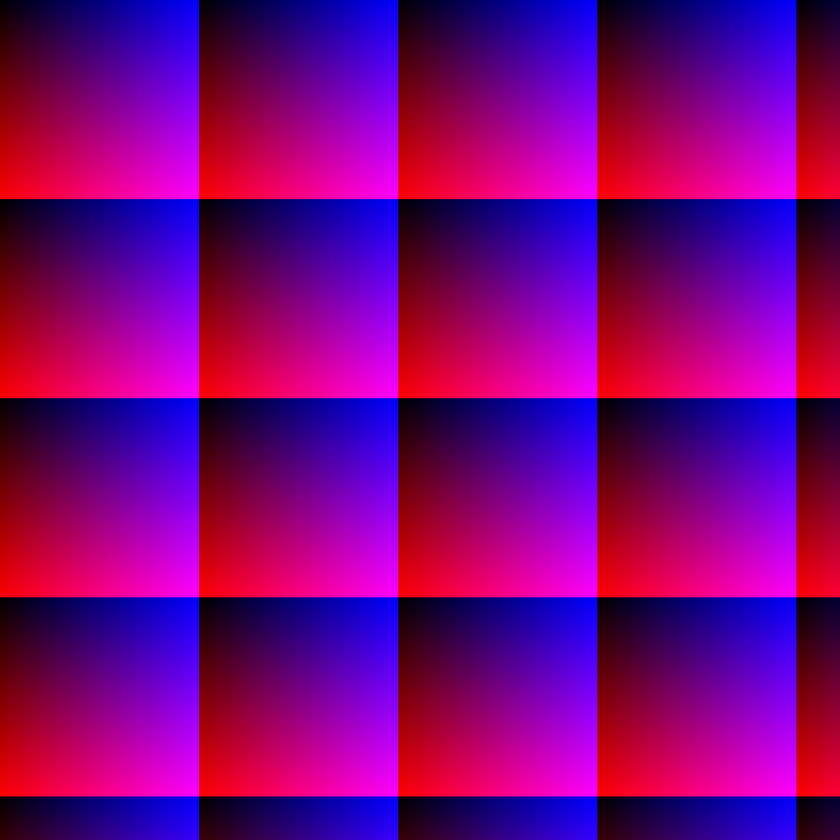
#> input picture original/rb_plane.png, 840 x 840 px, shrunk from 1080 x 1080 before the run
$ python checking_channel_dependency.py
#> lines starting #> are read from the running program, lines starting #| are printed output that depends on the picture
import matplotlib.pyplot as plt
try:
    from PIL import Image
except ImportError:
    import Image

import cv2

img_original_rb = Image.open('original/rb_plane.png').convert('RGB')
img_filtered_rb = Image.open('filtered/rb_plane.png').convert('RGB')
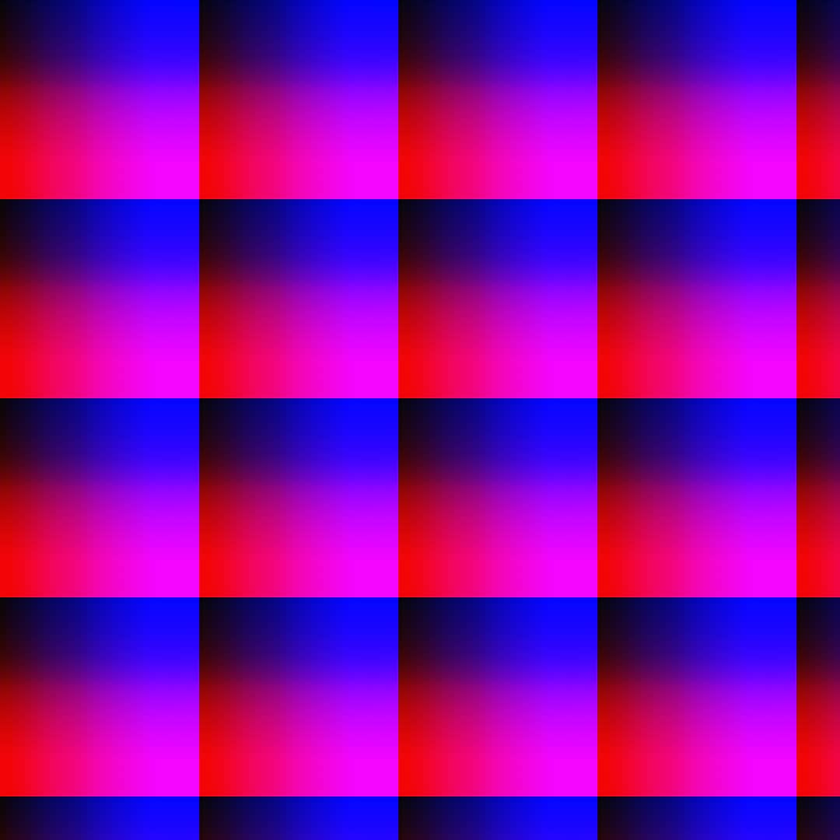
#> input picture filtered/rb_plane.png, 840 x 840 px, shrunk from 1080 x 1080 before the run
#> img_filtered_rb is the input picture: PIL image 840x840 RGB; mean R, G, B 134.8, 5.1, 155.3
im_original_rb = img_original_rb.load()
im_filtered_rb = img_filtered_rb.load()

img_original_rg = Image.open('original/rg_plane.png').convert('RGB')
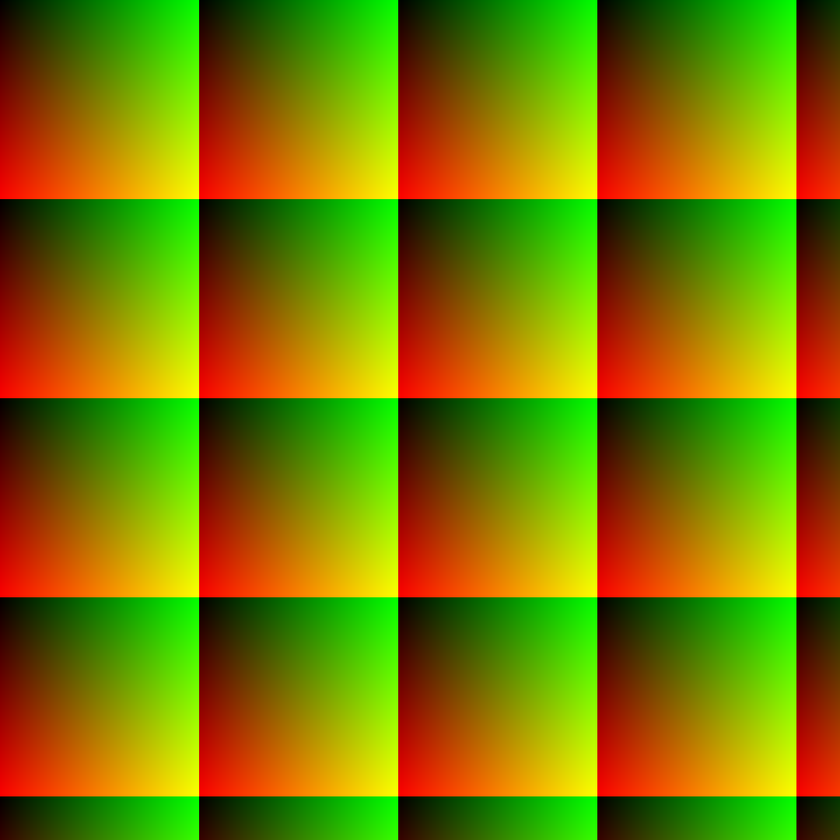
#> input picture original/rg_plane.png, 840 x 840 px, shrunk from 1080 x 1080 before the run
img_filtered_rg = Image.open('filtered/rg_plane.png').convert('RGB')
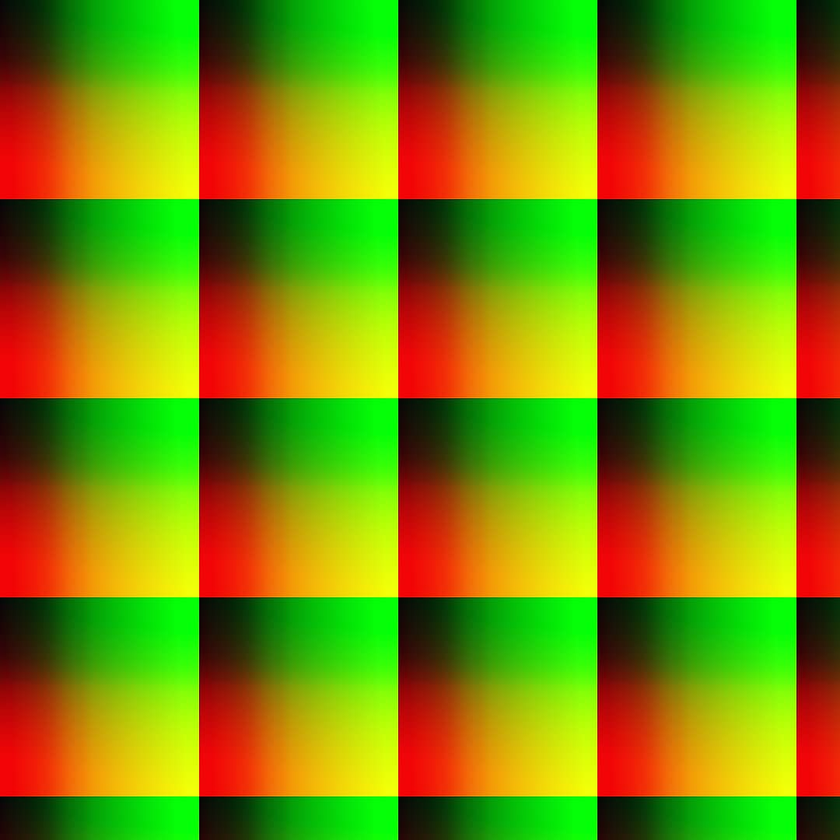
#> input picture filtered/rg_plane.png, 840 x 840 px, shrunk from 1080 x 1080 before the run
#> img_filtered_rg is the input picture: PIL image 840x840 RGB; mean R, G, B 125.1, 138.8, 7.3
im_original_rg = img_original_rg.load()
im_filtered_rg = img_filtered_rg.load()

img_original_gb = Image.open('original/gb_plane.png').convert('RGB')
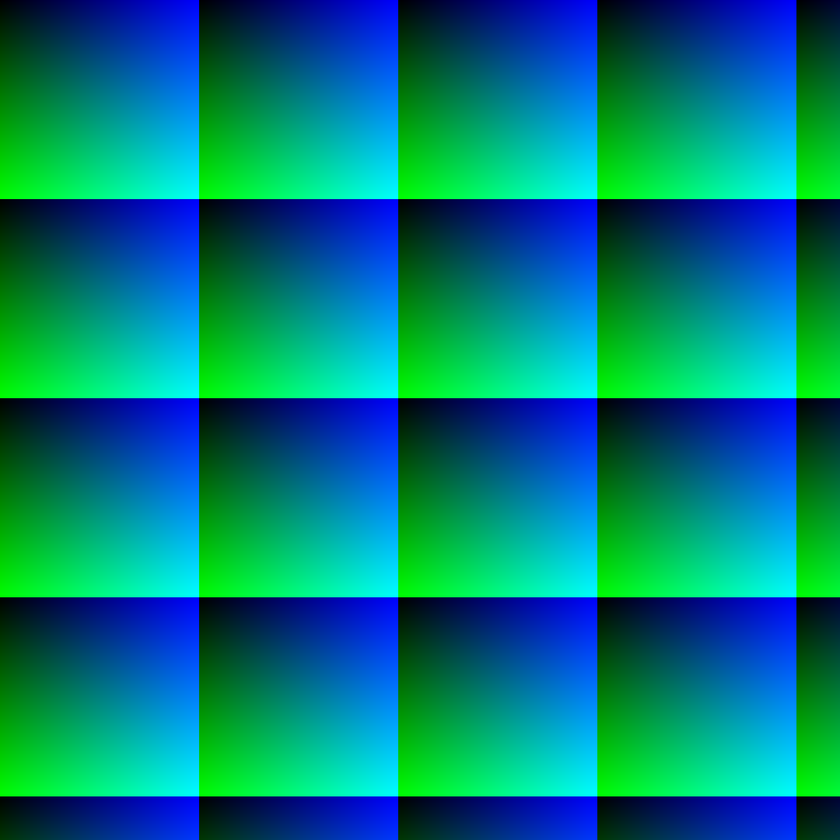
#> input picture original/gb_plane.png, 840 x 840 px, shrunk from 1080 x 1080 before the run
img_filtered_gb = Image.open('filtered/gb_plane.png').convert('RGB')
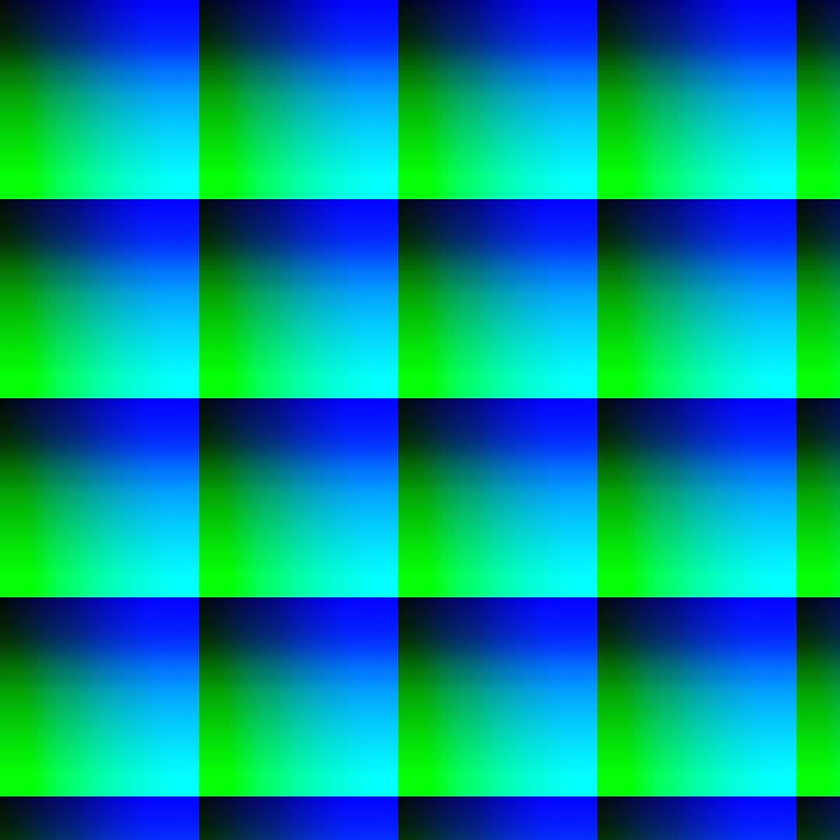
#> input picture filtered/gb_plane.png, 840 x 840 px, shrunk from 1080 x 1080 before the run
#> img_filtered_gb is the input picture: PIL image 840x840 RGB; mean R, G, B 4.2, 141.6, 146.8
im_original_gb = img_original_gb.load()
im_filtered_gb = img_filtered_gb.load()

def countDiference(original_image, filtered_image, inverse, color):
    x1, y1 = [],[]
    values = []
    for j in range(0, 256, 16):
        x1, y1 = [], []
        for i in range(0, 256, 16):
            if (inverse == False):
                (r1, g1, b1) = original_image[j, i]
                (r2, g2, b2) = filtered_image[j, i]
            else:
                (r1, g1, b1) = original_image[i, j]
                (r2, g2, b2) = filtered_image[i, j]

            if (color == "red"):
                a1 = r1
                a2 = r2
            elif (color == "green"):
                a1 = g1
                a2 = g2
            else:
                a1 = b1
                a2 = b2
            x1.append(a1)
            y1.append(a2)
        touple = (x1, y1)

        values.append(touple)
    return values

def generateGraph(title, color_of_image, values):
    plt.xlabel('original')
    plt.ylabel('filtered')
    plt.title(title)

    for i in range(0, len(values)):
        x, y = values[i]
        plt.plot(x, y, color=color_of_image)
    plt.show()
    return

def generateOppositeGraphs(color1, color2, values1, values2):
    title = "Dependency of " + color1 + " channel on " + color2 + " channel and VV"
    plt.xlabel('original')
    plt.ylabel('filtered')
    plt.title(title)

    for i in range(0, len(values1)):
        x, y = values1[i]
        plt.plot(x, y, color=color1)

    for i in range(0, len(values2)):
        x, y = values2[i]
        plt.plot(x, y, color=color2)

    plt.show()
    return


generateGraph("Dependency of red channel on blue channel", "red", countDiference(im_original_rb, im_filtered_rb, False, "red"))
#> the loop in generateGraph, `for i in range(0, len(values)):` made 16 passes
generateGraph("Dependency of red channel on green channel", "red", countDiference(im_original_rg, im_filtered_rg, False, "red"))
#> the loop in generateGraph (call 2), `for i in range(0, len(values)):` made 16 passes
generateGraph("Dependency of green channel on blue channel", "green", countDiference(im_original_gb, im_filtered_gb, False, "green"))
generateGraph("Dependency of green channel on red channel", "green", countDiference(im_original_rg, im_filtered_rg, True, "green"))
generateGraph("Dependency of blue channel on red channel", "blue", countDiference(im_original_rb, im_filtered_rb, True, "blue"))
generateGraph("Dependency of blue channel on green channel", "blue", countDiference(im_original_gb, im_filtered_gb, True, "blue"))

generateOppositeGraphs("red", "blue", countDiference(im_original_rb, im_filtered_rb, False, "red"), countDiference(im_original_rb, im_filtered_rb, True, "blue"))
#> the loop in generateOppositeGraphs, `for i in range(0, len(values1)):` made 16 passes
#> the loop in generateOppositeGraphs, `for i in range(0, len(values2)):` made 16 passes
generateOppositeGraphs("red", "green", countDiference(im_original_rg, im_filtered_rg, False, "red"), countDiference(im_original_rg, im_filtered_rg, True, "green"))
#> call 2 of generateOppositeGraphs, with color1 = 'red', color2 = 'green'
#> the loop in generateOppositeGraphs (call 2), `for i in range(0, len(values1)):` made 16 passes
#> the loop in generateOppositeGraphs (call 2), `for i in range(0, len(values2)):` made 16 passes
#> in generateOppositeGraphs (call 2), `plt.show()`:
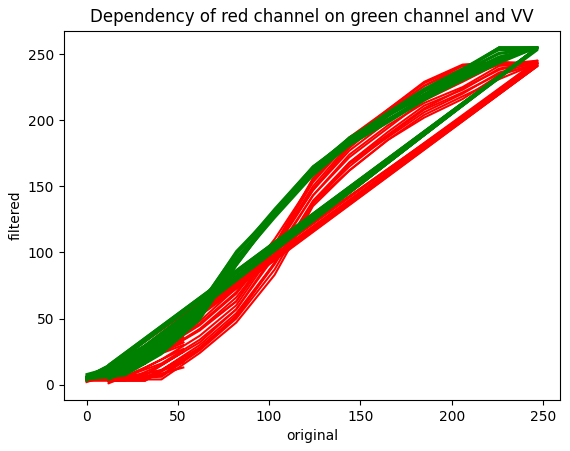
#> figure drawn by matplotlib, 1 panel
generateOppositeGraphs("green", "blue", countDiference(im_original_gb, im_filtered_gb, False, "green"), countDiference(im_original_gb, im_filtered_gb, True, "blue"))
#> call 3 of generateOppositeGraphs, with color1 = 'green', color2 = 'blue'
#> the loop in generateOppositeGraphs (call 3), `for i in range(0, len(values1)):` made 16 passes
#> the loop in generateOppositeGraphs (call 3), `for i in range(0, len(values2)):` made 16 passes
#> in generateOppositeGraphs (call 3), `plt.show()`:
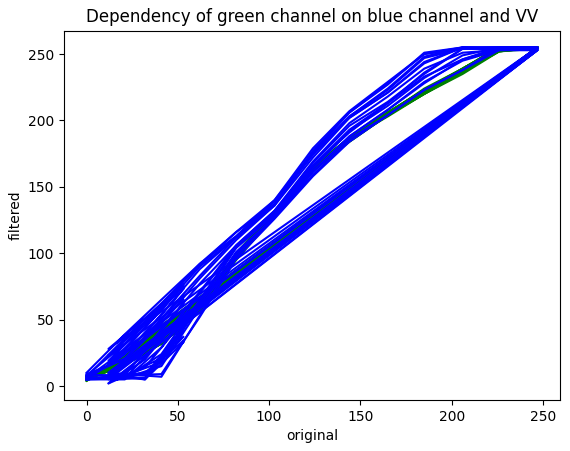
#> figure drawn by matplotlib, 1 panel
